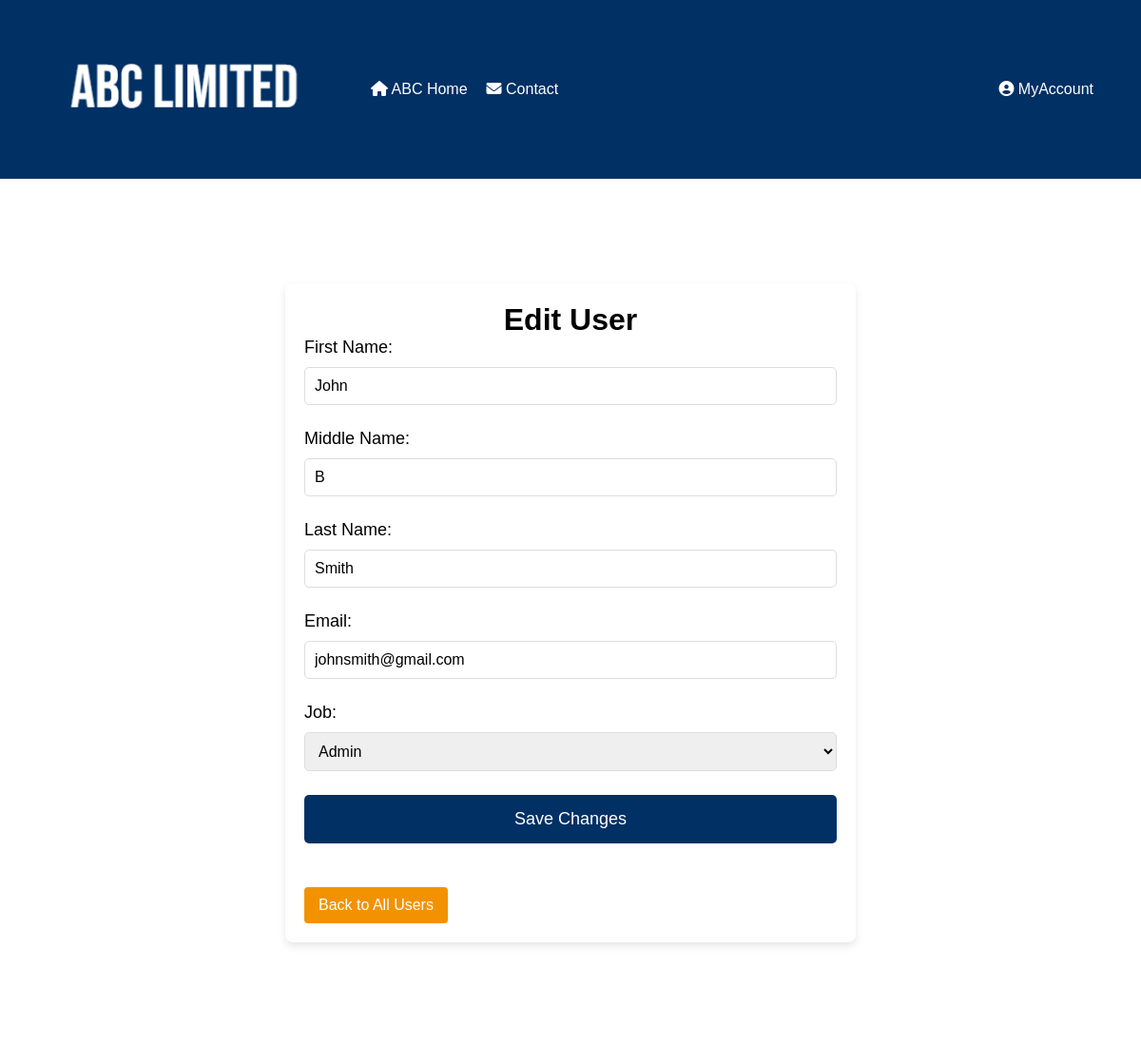
The app's page /php/EditUser.php?uid=1 with its own data.
### tables this page shows
CREATE TABLE "users" (
	"userID"	INTEGER,
	"fName"	TEXT NOT NULL,
	"mName"	TEXT,
	"lName"	TEXT NOT NULL,
	"email"	TEXT NOT NULL CHECK("email" LIKE '%_@_%._%') UNIQUE,
	"password"	TEXT NOT NULL,
	"jobID"	INTEGER,
	"companyID"	INTEGER CHECK("jobID" != 1 OR ("jobID" = 1 AND "companyID" IS NOT NULL)),
	PRIMARY KEY("userID" AUTOINCREMENT),
	FOREIGN KEY("jobID") REFERENCES "jobs"("jobID") ON UPDATE CASCADE ON DELETE CASCADE,
	FOREIGN KEY("companyID") REFERENCES "Company"("companyID") ON UPDATE CASCADE ON DELETE CASCADE
);

CREATE TABLE "jobs" (
	"jobID"	INTEGER,
	"job"	TEXT NOT NULL,
	PRIMARY KEY("jobID" AUTOINCREMENT)
);

### php/EditUser.php (the view, shortened to what this page needs)
<?php
$userID = isset($_GET['uid']) ? $_GET['uid'] : null;
$db = new SQLite3('../data/ABC_DBA.db');
$jobsQuery = "SELECT jobID, job FROM jobs ORDER BY job";
$jobsResult = $db->query($jobsQuery);
$jobs = [];
while ($row = $jobsResult->fetchArray(SQLITE3_ASSOC)) {
    $jobs[] = $row;
}
if ($userID) {
    $stmt = $db->prepare($sql = "SELECT u.*,
                        j.job AS job_name
                FROM users u
                LEFT JOIN jobs j ON u.jobID = j.jobID
                WHERE u.userID = :userID");
    $stmt->bindValue(':userID', $userID, SQLITE3_INTEGER);
    $result = $stmt->execute();
    $userData = $result->fetchArray(SQLITE3_ASSOC);
}
?>
<!DOCTYPE html>
<html lang="en">
<head>
    <link rel="stylesheet" href="../css/EditUser.css">
    <link
    rel="stylesheet"
    href="https://cdnjs.cloudflare.com/ajax/libs/font-awesome/6.2.1/css/all.min.css"
  />
</head>
<body>
<header>
        <a href="Homepage.php"><img class="logo" src="../abc.png" alt="ABC Logo"></a>
        <nav>
            <ul class="left-menu">
                <li><a href="Homepage.php"><i class="fa-solid fa-house"></i> ABC Home</a></li>
                <li><a href="../html/Contact.html"><i class="fa-solid fa-envelope"></i> Contact</a></li>
            </ul>
            <ul class="right-menu">
                <li class="dropdown">
                    <a href="javascript:void(0)" class="dropbtn"><i class="fa-solid fa-circle-user"></i> MyAccount</a>
                </li>
            </ul>
        </nav>
    </header>
    <main>
        <div class="container">
            <h1>Edit User</h1>
            <?php if ($userData): ?>
                <form id="editUserForm" method="POST">
                    <label for="fName">First Name:</label>
                    <input type="text" id="fName" name="fName" value="<?php echo $userData['fName']; ?>">
                    <label for="mName">Middle Name:</label>
                    <input type="text" id="mName" name="mName" value="<?php echo $userData['mName']; ?>">
                    <label for="lName">Last Name:</label>
                    <input type="text" id="lName" name="lName" value="<?php echo $userData['lName']; ?>">
                    <label for="email">Email:</label>
                    <input type="text" id="email" name="email" value="<?php echo $userData['email']; ?>">
                    <label for="jobID">Job:</label>
                    <select id="jobID" name="jobID">
                        <?php foreach ($jobs as $job): ?>
                            <option value="<?php echo $job['jobID']; ?>"
                            <?php echo ($userData['jobID'] == $job['jobID']) ? 'selected' : ''; ?>>
                            <?php echo htmlspecialchars($job['job']); ?>
                            </option>
                        <?php endforeach; ?>
                    </select>
                    <button type="submit">Save Changes</button>
                    <a href="UserManagement.php" class="button">Back to All Users</a>
                </form>
            <?php else: ?>
                <p>No User found or invalid User ID.</p>
                <a href="UserManagement.php">Back to All Users</a>
            <?php endif; ?>
        </div>
    </main>
</body>
</html>

### css/EditUser.css (style rules this page uses)
* { margin: 0; padding: 0; box-sizing: border-box; font-family: Arial, Helvetica, sans-serif; }
header { background-color: #003064; color: #ffffff; display: flex; align-items: center; padding: 50px; }
img.logo { width: 300px; margin-right: 20px; }
nav { display: flex; justify-content: space-between; width: 100%; }
nav ul.left-menu { flex-grow: 1; }
nav ul.right-menu { justify-content: flex-end; }
.dropdown { position: relative; display: inline-block; }
nav ul { list-style: none; display: flex; align-items: center; margin: 0; padding: 0; }
nav ul li { margin-left: 20px; }
nav ul li a { color: #ffffff; text-decoration: none; }
main { background-color: #ffffff; padding: 80px; margin-top: 20px; margin-bottom: 100px; min-height: calc(100vh - 180px); display: flex; justify-content: center; align-items: center; flex-direction: column; }
.container { background-color: #ffffff; padding: 20px; border-radius: 8px; box-shadow: 0 4px 8px rgba(0, 0, 0, 0.1); width: 100%; max-width: 600px; text-align: center; margin-top: 10px; margin-bottom: auto; }
form { width: 100%; display: flex; flex-direction: column; align-items: flex-start; }
form label { font-size: 18px; margin-bottom: 10px; }
form input, form select, form textarea { width: 100%; padding: 10px; margin-bottom: 25px; border: 1px solid #ddd; border-radius: 5px; font-size: 16px; outline: none; resize: none; }
form button { background-color: #003064; color: white; padding: 15px 20px; font-size: 18px; border: none; border-radius: 5px; cursor: pointer; width: 100%; }
.button { display: inline-block; background-color: #f39200; color: white; padding: 10px 15px; text-align: center; text-decoration: none; border-radius: 4px; margin-top: 1rem; }
button { background-color: #003064; color: white; padding: 15px 20px; font-size: 18px; border: none; border-radius: 5px; cursor: pointer; width: 100%; margin-bottom: 30px; }

### records on screen
users: fName "John", mName "B", lName "Smith", email "johnsmith@gmail.com", jobID "Admin"
